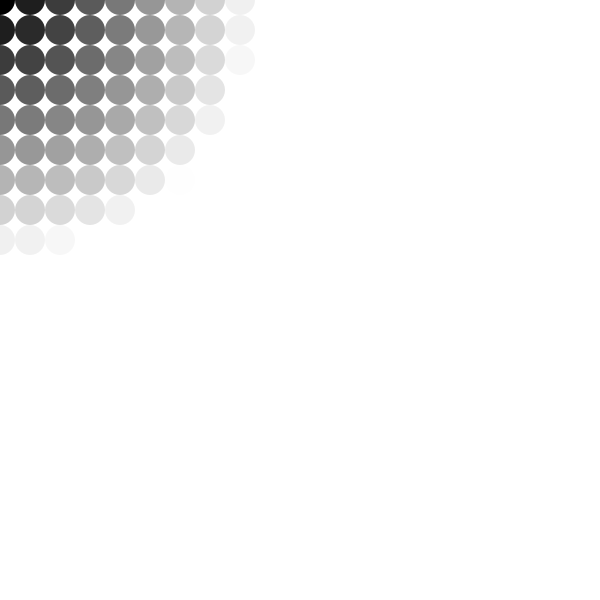
Frame 1 (no input)
Frame 60 (the mouse pressed at the canvas centre just before this capture): identical to frame 1, image omitted
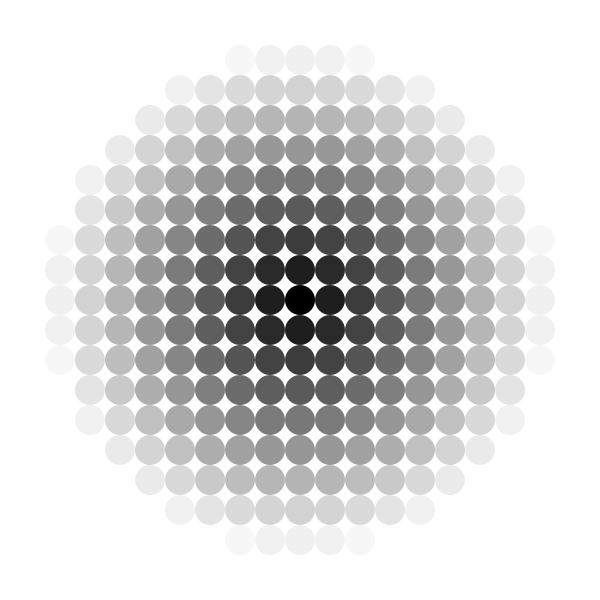
Frame 120 (the mouse held since frame 60 and released just before this capture)

The Processing sketch that drew these frames (run headless with seeded random() and noise(); from frame 60 on, the mouse is pressed at the canvas centre):

// Processing sketch: sample_05
// ── sample_05.pde
// circle drawing

int size;

void setup(){
  size(600, 600);
  background(255);
  noStroke();
  size = 30;
}
void draw(){
  background(255);
  for(int i=0; i<width; i+=size ){
    for(int j=0; j<height; j+=size){
      fill( dist(mouseX, mouseY, i, j) );
      ellipse(i, j, size, size);
    }
  }
}
